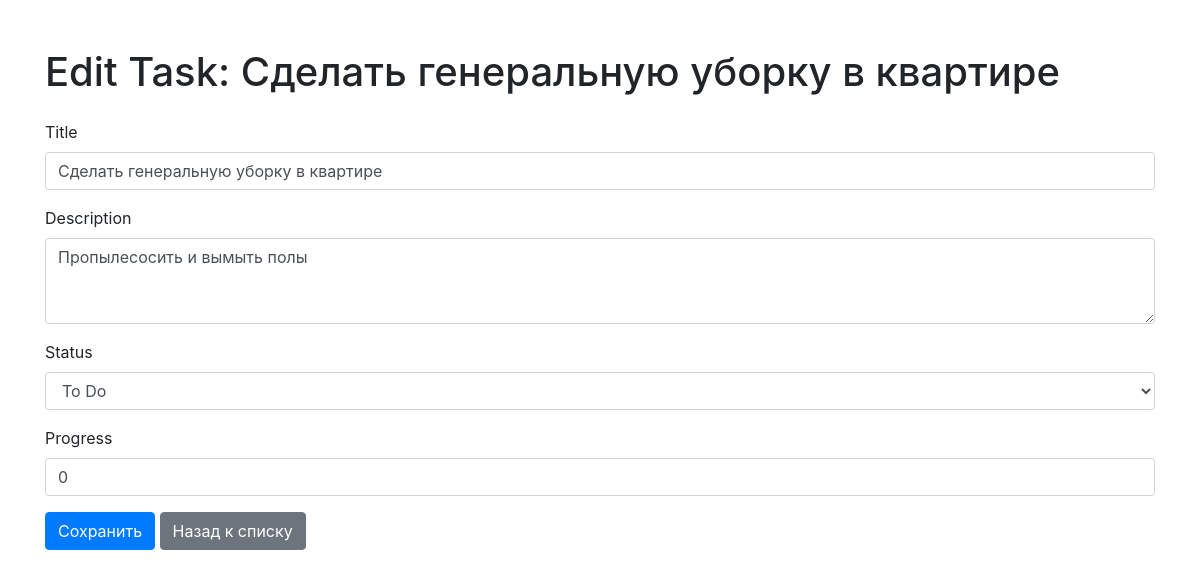
/tasks/9/edit, run on the app's committed database.
### app/models.py (models this page shows)
class Task(Base):
    __tablename__ = 'tasks_task'
    id = Column(Integer, primary_key=True, index=True)
    title = Column(String(200))
    description = Column(Text, nullable=True)
    status = Column(String(20), default='todo')
    created_at = Column(DateTime, server_default=func.now())
    updated_at = Column(DateTime, onupdate=func.now())
    progress = Column(Integer, default=0)

### app/main.py (the view)
@app.get("/tasks/{task_id}/edit", name="edit_task")
def edit_task(task_id: int, request: Request, db: Session = Depends(get_db)):
    task = get_task(db=db, task_id=task_id)
    if not task:
        raise HTTPException(status_code=404, detail="Task not found")
    return templates.TemplateResponse("edit_task.html", {"request": request, "task": task})

### app/templates/edit_task.html (shortened to what this page needs)
<!DOCTYPE html>
<html lang="en">
<head>
    <link rel="stylesheet" href="https://stackpath.bootstrapcdn.com/bootstrap/4.5.2/css/bootstrap.min.css">
</head>
<body>
    <div class="container mt-5">
        <h1 class="mb-4">Edit Task: {{ task.title }}</h1>
        <form action="{{ url_for('update_task', task_id=task.id) }}" method="post">
            <div class="form-group">
                <label for="title">Title</label>
                <input type="text" class="form-control" id="title" name="title" value="{{ task.title }}" required>
            </div>
            <div class="form-group">
                <label for="description">Description</label>
                <textarea class="form-control" id="description" name="description" rows="3">{{ task.description }}</textarea>
            </div>
            <div class="form-group">
                <label for="status">Status</label>
                <select class="form-control" id="status" name="status">
                    <option value="to_do" {% if task.status == 'to_do' %}selected{% endif %}>To Do</option>
                </select>
            </div>
            <div class="form-group">
                <label for="progress">Progress</label>
                <input type="number" class="form-control" id="progress" name="progress" min="0" max="100"
                       value="{{ task.progress }}">
            </div>
            <button type="submit" class="btn btn-primary">Сохранить</button>
            <a href="{{ url_for('index') }}" class="btn btn-secondary">Назад к списку</a>
        </form>
    </div>
</body>
</html>

### data on the page
Task: title "Сделать генеральную уборку в квартире", description "Пропылесосить и вымыть полы", progress "0"
